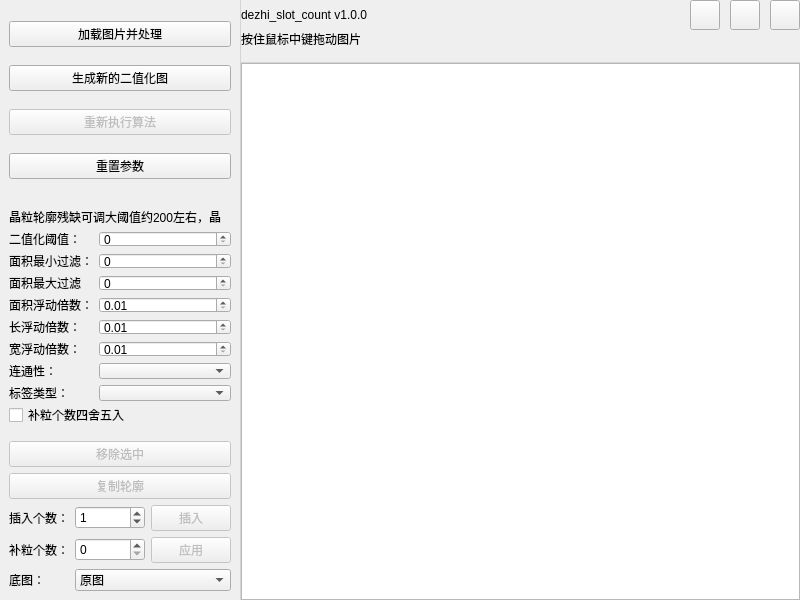
<?xml version="1.0" encoding="UTF-8"?>
<ui version="4.0">
 <class>Widget</class>
 <widget class="QWidget" name="Widget">
  <property name="geometry">
   <rect>
    <x>0</x>
    <y>0</y>
    <width>800</width>
    <height>600</height>
   </rect>
  </property>
  <property name="minimumSize">
   <size>
    <width>640</width>
    <height>480</height>
   </size>
  </property>
  <property name="maximumSize">
   <size>
    <width>16777215</width>
    <height>16777215</height>
   </size>
  </property>
  <property name="windowTitle">
   <string>Widget</string>
  </property>
  <layout class="QHBoxLayout" name="horizontalLayout">
   <property name="spacing">
    <number>0</number>
   </property>
   <property name="leftMargin">
    <number>0</number>
   </property>
   <property name="topMargin">
    <number>0</number>
   </property>
   <property name="rightMargin">
    <number>0</number>
   </property>
   <property name="bottomMargin">
    <number>0</number>
   </property>
   <item>
    <widget class="HTitleWidget" name="leftWidget" native="true">
     <property name="minimumSize">
      <size>
       <width>240</width>
       <height>0</height>
      </size>
     </property>
     <property name="maximumSize">
      <size>
       <width>240</width>
       <height>16777215</height>
      </size>
     </property>
     <property name="styleSheet">
      <string notr="true"/>
     </property>
     <layout class="QVBoxLayout" name="verticalLayout">
      <property name="spacing">
       <number>0</number>
      </property>
      <property name="leftMargin">
       <number>0</number>
      </property>
      <property name="topMargin">
       <number>0</number>
      </property>
      <property name="rightMargin">
       <number>0</number>
      </property>
      <property name="bottomMargin">
       <number>0</number>
      </property>
      <item>
       <widget class="QWidget" name="widget_2" native="true">
        <property name="minimumSize">
         <size>
          <width>0</width>
          <height>200</height>
         </size>
        </property>
        <property name="maximumSize">
         <size>
          <width>16777215</width>
          <height>200</height>
         </size>
        </property>
        <layout class="QVBoxLayout" name="verticalLayout_4">
         <item>
          <widget class="QPushButton" name="loadAndDetectButton">
           <property name="text">
            <string>加载图片并处理</string>
           </property>
          </widget>
         </item>
         <item>
          <widget class="QPushButton" name="rebuildBinaryButton">
           <property name="text">
            <string>生成新的二值化图</string>
           </property>
          </widget>
         </item>
         <item>
          <widget class="QPushButton" name="rerunDetectButton">
           <property name="enabled">
            <bool>false</bool>
           </property>
           <property name="text">
            <string>重新执行算法</string>
           </property>
          </widget>
         </item>
         <item>
          <widget class="QPushButton" name="resetParamButton">
           <property name="text">
            <string>重置参数</string>
           </property>
          </widget>
         </item>
        </layout>
       </widget>
      </item>
      <item>
       <widget class="QWidget" name="widget_4" native="true">
        <layout class="QFormLayout" name="formLayout">
         <item row="0" column="0" colspan="2">
          <widget class="QLabel" name="binaryThresholdHint">
           <property name="text">
            <string>晶粒轮廓残缺可调大阈值约200左右，晶粒粘连可调小阈值约50左右</string>
           </property>
           <property name="wordWrap">
            <bool>true</bool>
           </property>
          </widget>
         </item>
         <item row="1" column="0">
          <widget class="QLabel" name="binaryThresholdLabel">
           <property name="text">
            <string>二值化阈值：</string>
           </property>
          </widget>
         </item>
         <item row="1" column="1">
          <widget class="QSpinBox" name="binaryThresholdSpin">
           <property name="maximum">
            <number>255</number>
           </property>
          </widget>
         </item>
         <item row="2" column="0">
          <widget class="QLabel" name="minAreaLabel">
           <property name="text">
            <string>面积最小过滤：</string>
           </property>
          </widget>
         </item>
         <item row="2" column="1">
          <widget class="QSpinBox" name="minAreaSpin">
           <property name="minimum">
            <number>0</number>
           </property>
           <property name="maximum">
            <number>999999999</number>
           </property>
           <property name="singleStep">
            <number>1</number>
           </property>
          </widget>
         </item>
         <item row="3" column="0">
          <widget class="QLabel" name="maxAreaLabel">
           <property name="text">
            <string>面积最大过滤</string>
           </property>
          </widget>
         </item>
         <item row="3" column="1">
          <widget class="QSpinBox" name="maxAreaSpin">
           <property name="maximum">
            <number>999999999</number>
           </property>
           <property name="singleStep">
            <number>50</number>
           </property>
          </widget>
         </item>
         <item row="4" column="0">
          <widget class="QLabel" name="areaRatioLabel">
           <property name="text">
            <string>面积浮动倍数：</string>
           </property>
          </widget>
         </item>
         <item row="4" column="1">
          <widget class="QDoubleSpinBox" name="areaRatioSpin">
           <property name="decimals">
            <number>2</number>
           </property>
           <property name="minimum">
            <double>0.010000000000000</double>
           </property>
           <property name="maximum">
            <double>100.000000000000000</double>
           </property>
           <property name="singleStep">
            <double>0.100000000000000</double>
           </property>
          </widget>
         </item>
         <item row="5" column="0">
          <widget class="QLabel" name="lengthRatioLabel">
           <property name="text">
            <string>长浮动倍数：</string>
           </property>
          </widget>
         </item>
         <item row="5" column="1">
          <widget class="QDoubleSpinBox" name="lengthRatioSpin">
           <property name="decimals">
            <number>2</number>
           </property>
           <property name="minimum">
            <double>0.010000000000000</double>
           </property>
           <property name="maximum">
            <double>100.000000000000000</double>
           </property>
           <property name="singleStep">
            <double>0.100000000000000</double>
           </property>
          </widget>
         </item>
         <item row="6" column="0">
          <widget class="QLabel" name="widthRatioLabel">
           <property name="text">
            <string>宽浮动倍数：</string>
           </property>
          </widget>
         </item>
         <item row="6" column="1">
          <widget class="QDoubleSpinBox" name="widthRatioSpin">
           <property name="decimals">
            <number>2</number>
           </property>
           <property name="minimum">
            <double>0.010000000000000</double>
           </property>
           <property name="maximum">
            <double>100.000000000000000</double>
           </property>
           <property name="singleStep">
            <double>0.100000000000000</double>
           </property>
          </widget>
         </item>
         <item row="7" column="0">
          <widget class="QLabel" name="connectivityLabel">
           <property name="text">
            <string>连通性：</string>
           </property>
          </widget>
         </item>
         <item row="7" column="1">
          <widget class="QComboBox" name="connectivityCombo"/>
         </item>
         <item row="8" column="0">
          <widget class="QLabel" name="labelTypeLabel">
           <property name="text">
            <string>标签类型：</string>
           </property>
          </widget>
         </item>
         <item row="8" column="1">
          <widget class="QComboBox" name="labelTypeCombo"/>
         </item>
         <item row="9" column="0" colspan="2">
          <widget class="QCheckBox" name="roundFillCountCheck">
           <property name="text">
            <string>补粒个数四舍五入</string>
           </property>
          </widget>
         </item>
        </layout>
       </widget>
      </item>
      <item>
       <widget class="QWidget" name="contourEditWidget" native="true">
        <layout class="QFormLayout" name="contourEditLayout">
         <item row="0" column="0" colspan="2">
          <widget class="QPushButton" name="removeSelectedButton">
           <property name="enabled">
            <bool>false</bool>
           </property>
           <property name="text">
            <string>移除选中</string>
           </property>
          </widget>
         </item>
         <item row="1" column="0" colspan="2">
          <widget class="QPushButton" name="copyContourButton">
           <property name="enabled">
            <bool>false</bool>
           </property>
           <property name="text">
            <string>复制轮廓</string>
           </property>
          </widget>
         </item>
         <item row="2" column="0">
          <widget class="QLabel" name="insertCountLabel">
           <property name="text">
            <string>插入个数：</string>
           </property>
          </widget>
         </item>
         <item row="2" column="1">
          <widget class="QWidget" name="insertRow" native="true">
           <layout class="QHBoxLayout" name="insertRowLayout">
            <property name="leftMargin">
             <number>0</number>
            </property>
            <property name="topMargin">
             <number>0</number>
            </property>
            <property name="rightMargin">
             <number>0</number>
            </property>
            <property name="bottomMargin">
             <number>0</number>
            </property>
            <item>
             <widget class="QSpinBox" name="insertCountSpin">
              <property name="maximum">
               <number>999</number>
              </property>
              <property name="value">
               <number>1</number>
              </property>
             </widget>
            </item>
            <item>
             <widget class="QPushButton" name="insertGrainsButton">
              <property name="enabled">
               <bool>false</bool>
              </property>
              <property name="text">
               <string>插入</string>
              </property>
             </widget>
            </item>
           </layout>
          </widget>
         </item>
         <item row="3" column="0">
          <widget class="QLabel" name="gapCountLabel">
           <property name="text">
            <string>补粒个数：</string>
           </property>
          </widget>
         </item>
         <item row="3" column="1">
          <widget class="QWidget" name="gapRow" native="true">
           <layout class="QHBoxLayout" name="gapRowLayout">
            <property name="leftMargin">
             <number>0</number>
            </property>
            <property name="topMargin">
             <number>0</number>
            </property>
            <property name="rightMargin">
             <number>0</number>
            </property>
            <property name="bottomMargin">
             <number>0</number>
            </property>
            <item>
             <widget class="QSpinBox" name="gapCountSpin">
              <property name="maximum">
               <number>999</number>
              </property>
             </widget>
            </item>
            <item>
             <widget class="QPushButton" name="applyGapButton">
              <property name="enabled">
               <bool>false</bool>
              </property>
              <property name="text">
               <string>应用</string>
              </property>
             </widget>
            </item>
           </layout>
          </widget>
         </item>
         <item row="4" column="0">
          <widget class="QLabel" name="backgroundLabel">
           <property name="text">
            <string>底图：</string>
           </property>
          </widget>
         </item>
         <item row="4" column="1">
          <widget class="QComboBox" name="backgroundCombo">
           <item>
            <property name="text">
             <string>原图</string>
            </property>
           </item>
           <item>
            <property name="text">
             <string>二值图</string>
            </property>
           </item>
          </widget>
         </item>
        </layout>
       </widget>
      </item>
     </layout>
    </widget>
   </item>
   <item>
    <widget class="QFrame" name="frame">
     <property name="minimumSize">
      <size>
       <width>1</width>
       <height>0</height>
      </size>
     </property>
     <property name="maximumSize">
      <size>
       <width>1</width>
       <height>16777215</height>
      </size>
     </property>
     <property name="styleSheet">
      <string notr="true">color: rgb(212, 212, 212);</string>
     </property>
     <property name="frameShape">
      <enum>QFrame::Shape::VLine</enum>
     </property>
     <property name="frameShadow">
      <enum>QFrame::Shadow::Plain</enum>
     </property>
    </widget>
   </item>
   <item>
    <widget class="QWidget" name="widget_3" native="true">
     <layout class="QVBoxLayout" name="verticalLayout_2" stretch="0,0,0,0">
      <property name="spacing">
       <number>0</number>
      </property>
      <property name="leftMargin">
       <number>0</number>
      </property>
      <property name="topMargin">
       <number>0</number>
      </property>
      <property name="rightMargin">
       <number>0</number>
      </property>
      <property name="bottomMargin">
       <number>0</number>
      </property>
      <item>
       <widget class="HTitleWidget" name="topTitle" native="true">
        <property name="minimumSize">
         <size>
          <width>0</width>
          <height>60</height>
         </size>
        </property>
        <property name="maximumSize">
         <size>
          <width>16777215</width>
          <height>88</height>
         </size>
        </property>
        <layout class="QVBoxLayout" name="verticalLayout_3">
         <property name="spacing">
          <number>0</number>
         </property>
         <property name="leftMargin">
          <number>0</number>
         </property>
         <property name="topMargin">
          <number>0</number>
         </property>
         <property name="rightMargin">
          <number>0</number>
         </property>
         <property name="bottomMargin">
          <number>0</number>
         </property>
         <item>
          <widget class="QWidget" name="widget" native="true">
           <layout class="QHBoxLayout" name="horizontalLayout_2">
            <property name="spacing">
             <number>10</number>
            </property>
            <property name="leftMargin">
             <number>0</number>
            </property>
            <property name="topMargin">
             <number>0</number>
            </property>
            <property name="rightMargin">
             <number>0</number>
            </property>
            <property name="bottomMargin">
             <number>0</number>
            </property>
            <item>
             <widget class="QLabel" name="app_name">
              <property name="text">
               <string>dezhi_slot_count v1.0.0</string>
              </property>
             </widget>
            </item>
            <item>
             <spacer name="horizontalSpacer">
              <property name="orientation">
               <enum>Qt::Orientation::Horizontal</enum>
              </property>
              <property name="sizeHint" stdset="0">
               <size>
                <width>646</width>
                <height>20</height>
               </size>
              </property>
             </spacer>
            </item>
            <item>
             <widget class="HButton" name="min">
              <property name="minimumSize">
               <size>
                <width>30</width>
                <height>30</height>
               </size>
              </property>
              <property name="maximumSize">
               <size>
                <width>30</width>
                <height>30</height>
               </size>
              </property>
              <property name="toolTip">
               <string>最下化</string>
              </property>
              <property name="text">
               <string/>
              </property>
             </widget>
            </item>
            <item>
             <widget class="HButton" name="max">
              <property name="minimumSize">
               <size>
                <width>30</width>
                <height>30</height>
               </size>
              </property>
              <property name="maximumSize">
               <size>
                <width>30</width>
                <height>30</height>
               </size>
              </property>
              <property name="toolTip">
               <string>最大化</string>
              </property>
              <property name="text">
               <string/>
              </property>
             </widget>
            </item>
            <item>
             <widget class="HButton" name="close">
              <property name="minimumSize">
               <size>
                <width>30</width>
                <height>30</height>
               </size>
              </property>
              <property name="maximumSize">
               <size>
                <width>30</width>
                <height>30</height>
               </size>
              </property>
              <property name="toolTip">
               <string>关闭</string>
              </property>
              <property name="text">
               <string/>
              </property>
             </widget>
            </item>
           </layout>
          </widget>
         </item>
         <item>
          <widget class="QLabel" name="dragHintLabel">
           <property name="text">
            <string>按住鼠标中键拖动图片</string>
           </property>
          </widget>
         </item>
         <item>
          <widget class="QLabel" name="statusLabel">
           <property name="text">
            <string/>
           </property>
           <property name="wordWrap">
            <bool>true</bool>
           </property>
          </widget>
         </item>
        </layout>
       </widget>
      </item>
      <item>
       <widget class="QFrame" name="frame_2">
        <property name="minimumSize">
         <size>
          <width>0</width>
          <height>1</height>
         </size>
        </property>
        <property name="maximumSize">
         <size>
          <width>16777215</width>
          <height>1</height>
         </size>
        </property>
        <property name="styleSheet">
         <string notr="true">color: rgb(212, 212, 212);</string>
        </property>
        <property name="frameShape">
         <enum>QFrame::Shape::HLine</enum>
        </property>
        <property name="frameShadow">
         <enum>QFrame::Shadow::Plain</enum>
        </property>
       </widget>
      </item>
      <item>
       <widget class="imageview" name="imageView"/>
      </item>
      <item>
       <widget class="ContourLegend" name="contourLegend" native="true"/>
      </item>
     </layout>
    </widget>
   </item>
  </layout>
 </widget>
 <customwidgets>
  <customwidget>
   <class>HTitleWidget</class>
   <extends>QWidget</extends>
   <header>components/HWindow.h</header>
   <container>1</container>
  </customwidget>
  <customwidget>
   <class>HButton</class>
   <extends>QPushButton</extends>
   <header>components/HButton.h</header>
  </customwidget>
  <customwidget>
   <class>imageview</class>
   <extends>QGraphicsView</extends>
   <header>components/ImageView.h</header>
  </customwidget>
  <customwidget>
   <class>ContourLegend</class>
   <extends>QWidget</extends>
   <header>components/ContourLegend.h</header>
  </customwidget>
 </customwidgets>
 <resources/>
 <connections/>
</ui>
